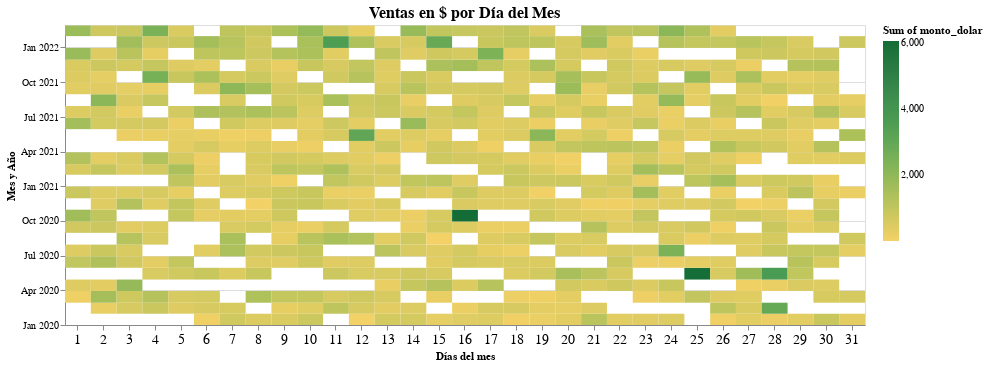

Notebook source saved alongside this figure:
### Code cell
mapa = alt.Chart(df_ventas_dol).mark_rect().encode(
                x=alt.X('dia_mes:O', title='Días del mes', axis = alt.Axis(labelAngle=0, labelFontSize=14)),
                y=alt.Y('yearmonth(fecha):T', title = 'Mes y Año', scale=alt.Scale(zero=False), 
                  axis = alt.Axis(grid=True, titleAnchor='middle', titleAngle = 270, labelFontSize=10)),
                color=alt.Color(
                    'sum(monto_dolar):Q', scale=alt.Scale(scheme='goldgreen')),
                tooltip=[
                    alt.Tooltip('dia_mes:O', title='Día'),
                    alt.Tooltip('yearmonth(fecha):T', title='Mes y Año'),
                    alt.Tooltip('sum(monto_dolar):Q', title='Ventas en $')]
                ).properties(title='Ventas en $ por Día del Mes',
                             width=800, 
                             height=300
                ).configure_title(
                    fontSize = 16,
                    anchor = 'middle',
                ).interactive()

mapa

### Figure 1 — Vega-Lite specification as saved in the notebook (floating-point values rounded to 4 significant figures; data arrays with more than 128 entries replaced by an {"elided": "..."} marker saying what was removed)
{"config": {"view": {"continuousWidth": 400, "continuousHeight": 300}, "title": {"anchor": "middle", "fontSize": 16}}, "data": {"name": "data-a7ec29a1c52efe8cf6aaf89c57d87266"}, "mark": "rect", "encoding": {"color": {"aggregate": "sum", "field": "monto_dolar", "scale": {"scheme": "goldgreen"}, "type": "quantitative"}, "tooltip": [{"field": "dia_mes", "title": "Día", "type": "ordinal"}, {"field": "fecha", "timeUnit": "yearmonth", "title": "Mes y Año", "type": "temporal"}, {"aggregate": "sum", "field": "monto_dolar", "title": "Ventas en $", "type": "quantitative"}], "x": {"axis": {"labelAngle": 0, "labelFontSize": 14}, "field": "dia_mes", "title": "Días del mes", "type": "ordinal"}, "y": {"axis": {"grid": true, "labelFontSize": 10, "titleAnchor": "middle", "titleAngle": 270}, "field": "fecha", "scale": {"zero": false}, "timeUnit": "yearmonth", "title": "Mes y Año", "type": "temporal"}}, "height": 300, "selection": {"selector011": {"type": "interval", "bind": "scales", "encodings": ["x", "y"]}}, "title": "Ventas en $ por Día del Mes", "width": 800, "$schema": "https://vega.github.io/schema/vega-lite/v4.17.0.json", "datasets": {"data-a7ec29a1c52efe8cf6aaf89c57d87266": {"elided": "612 records"}}}
